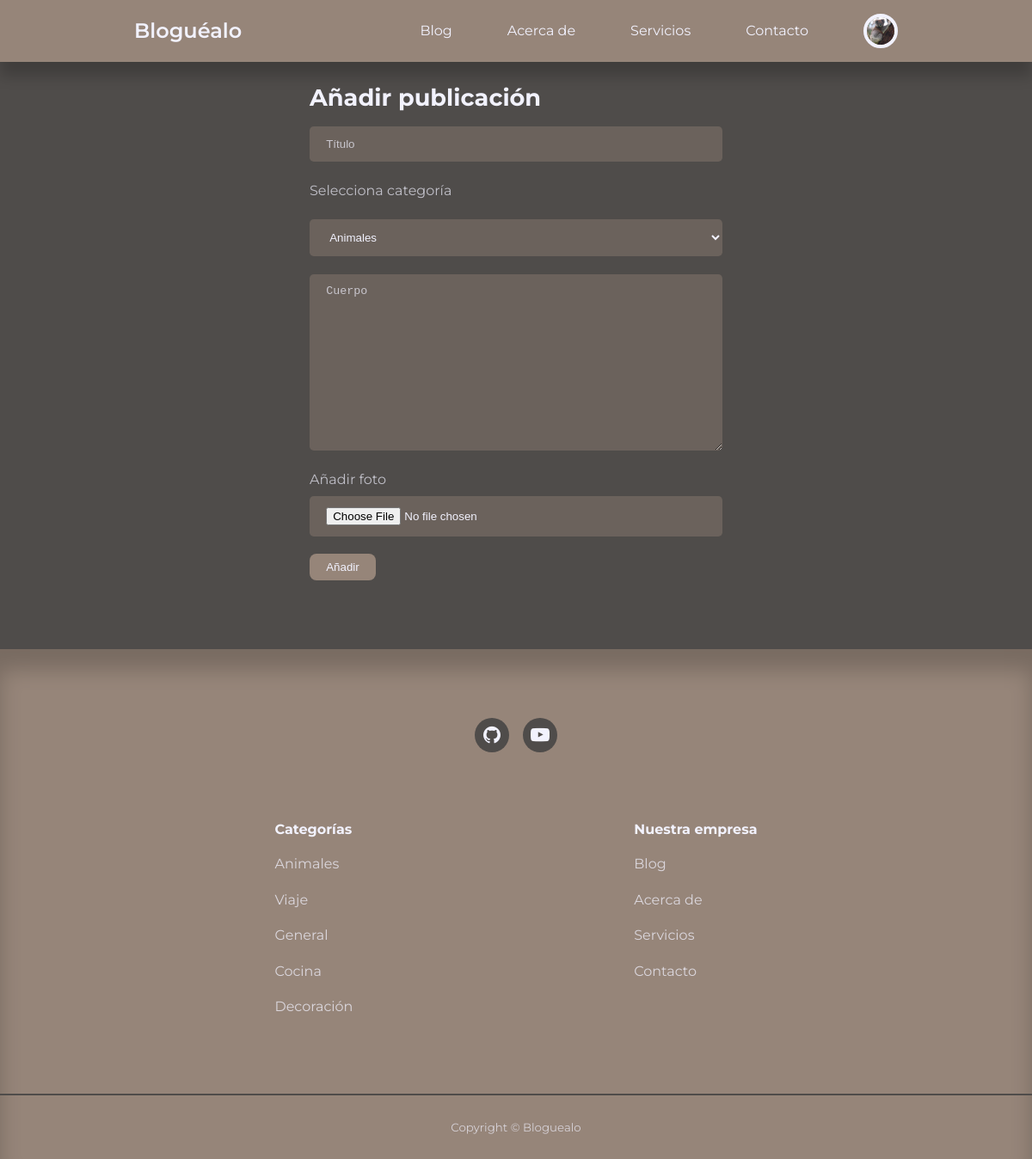
The page /admin/add-post.php (signed in) on the database its author committed.
### tables this page shows
CREATE TABLE `usuarios` (
  `id` int(11) UNSIGNED NOT NULL,
  `nombre` varchar(50) NOT NULL,
  `apellido` varchar(50) NOT NULL,
  `usuario` varchar(50) NOT NULL,
  `email` varchar(100) NOT NULL,
  `pass` varchar(255) NOT NULL,
  `avatar` varchar(255) NOT NULL,
  `admin_check` tinyint(1) NOT NULL
);

CREATE TABLE `categorias` (
  `id` int(11) UNSIGNED NOT NULL,
  `titulo` varchar(50) NOT NULL,
  `descripcion` text NOT NULL
);

### admin/partials/header.php (called while the page is built, shortened)
<?php
require '../partials/header.php';

### admin/add-post.php (the view, shortened to what this page needs)
<?php
include 'partials/header.php';
$titulo = $_SESSION['add-post_datos']['titulo'] ?? null;
$cuerpo = $_SESSION['add-post_datos']['cuerpo'] ?? null;
$gestionarcategorias_fetch_query = "SELECT * FROM categorias ORDER BY titulo";
$gestionarcategorias_fetch_result = mysqli_query($con, $gestionarcategorias_fetch_query);
?>
<section class="form__seccion">
  <div class="contenedor form__seccion-contenedor">
    <h2>Añadir publicación</h2>
    <form class="formulario" action="<?= ROOT_URL ?>admin/add-post-logica.php" enctype="multipart/form-data" method="POST">
      <input type="text" name="titulo" value="<?= $titulo ?>" placeholder="Título" />
      <label for="select">Selecciona categoría</label>
      <select name="categoria">
        <?php while ($categoria = mysqli_fetch_assoc($gestionarcategorias_fetch_result)) : ?>
          <option value="<?= $categoria['id'] ?>"><?= $categoria['titulo'] ?></option>
        <?php endwhile ?>
      </select>
      <textarea name="cuerpo" rows=" 12" placeholder="Cuerpo"><?= $cuerpo ?></textarea>
      <div class="form__subir">
        <label for="thumbnail">Añadir foto</label>
        <input type="file" name="thumbnail" id="thumbnail" accept="image/jpg,image/png,image/jpeg">
      </div>
      <button type="submit" name="submit" class="btn">Añadir</button>
    </form>
  </div>
</section>
<?php
include '../partials/footer.php'
?>

### partials/header.php (shortened to what this page needs)
<?php
require 'config/bd.php';
if (isset($_SESSION['usuario-id'])) {
  $id = filter_var($_SESSION['usuario-id'], FILTER_SANITIZE_NUMBER_INT);
  $avatar_fetch_query = "SELECT avatar from usuarios where id=$id";
  $avatar_fetch_result = mysqli_query($con, $avatar_fetch_query);
  $avatar = mysqli_fetch_assoc($avatar_fetch_result);
}
?>
<!DOCTYPE html>
<html lang="en">
<head>
  <link rel="stylesheet" href="<?= ROOT_URL ?>css/styles.css" />
  <link rel="stylesheet" href="https://unicons.iconscout.com/release/v4.0.8/css/line.css" />
</head>
<body>
  <nav>
    <div class="contenedor nav__contenedor">
      <a href="<?= ROOT_URL ?>" class="nav__logo">Bloguéalo</a>
      <ul class="nav__items">
        <li><a href="<?= ROOT_URL ?>blog.php">Blog</a></li>
        <li><a href="<?= ROOT_URL ?>about.php">Acerca de</a></li>
        <li><a href="<?= ROOT_URL ?>servicios.php">Servicios</a></li>
        <li><a href="<?= ROOT_URL ?>contacto.php">Contacto</a></li>
        <?php if (isset($_SESSION['usuario-id'])) : ?>
          <li class="nav__perfil">
            <div class="avatar">
              <img src="<?= ROOT_URL . 'images/' . $avatar['avatar'] ?>" />
            </div>
          </li>
        <?php else : ?>
          <li><a href="<?= ROOT_URL ?>signin.php">Iniciar sesión</a></li>
        <?php endif ?>
      </ul>
    </div>
  </nav>

### partials/footer.php (shortened to what this page needs)
<footer>
  <div class="footer__redes">
    <a href="https://github.com/davidparellada/Bloguealo" target="_blank"><i class="uil uil-github"></i></a>
    <a href="https://www.youtube.com/watch?v=zZsJ87Euf8M" target="_blank"><i class="uil uil-youtube"></i></a>
  </div>
  <div class="contenedor footer__contenedor">
    <article>
      <h4>Categorías</h4>
      <?php
      $categorias_all_query = "SELECT * FROM categorias";
      $categorias_all_resultado = mysqli_query($con, $categorias_all_query);
      ?>
      <ul>
        <?php while ($categoria_loop = mysqli_fetch_assoc($categorias_all_resultado)) : ?>
          <li><a href="<?= ROOT_URL ?>categoria-posts.php?id=<?= $categoria_loop['id'] ?>"><?= $categoria_loop['titulo'] ?></a></li>
        <?php endwhile ?>
      </ul>
    </article>
    <article>
      <h4>Nuestra empresa</h4>
      <ul>
        <li><a href="<?= ROOT_URL ?>blog.php">Blog</a></li>
        <li><a href="<?= ROOT_URL ?>about.php">Acerca de</a></li>
        <li><a href="<?= ROOT_URL ?>servicios.php">Servicios</a></li>
        <li><a href="<?= ROOT_URL ?>contacto.php">Contacto</a></li>
      </ul>
    </article>
  </div>
  <div class="footer__copyright">
    <small>Copyright &copy; Bloguealo</small>
  </div>
</footer>
</body>
</html>

### css/styles.css (style rules this page uses)
:root { --color-primario: hsl(25, 12%, 53%); --color-primario-light: hsla(25, 12%, 53%, 0.384); --color-primario-alt: hsl(26, 7%, 39%); --color-rojo: hsl(346, 87%, 46%); --color-rojo-light: hsla(346, 87%, 46%, 0.154); --color-verde: #00c476; --color-verde-light: hsla(156, 100%, 38%, 0.158); --color-marron-1: hsl(18, 13%, 40%); --color-marron-2: hsl(17, 18%, 31%); --color-marron-3: hsla(39, 19%, 38%, 0.3); --color-marron-4: hsla(240, 86%, 97%, 0.7); --color-blanco: #f2f2fe; --color-bg: hsl(24, 3%, 30%); --transition: all 300ms ease; --transition-500: all 500ms ease; --contenedor-width-1: 74%; --contenedor-width-2: 88%; --form-width: 40%; --radius-1: 0.3rem; --radius-2: 0.5rem; --radius-3: 0.8rem; --radius-4: 2rem; --radius-5: 5rem; }
* { margin: 0; padding: 0; outline: 0; border: 0; appearance: 0; list-style: none; text-decoration: none; box-sizing: border-box; }
body { font-family: "Montserrat", sans-serif; line-height: 1.6; color: var(--color-marron-4); background: var(--color-bg); overflow-x: hidden; }
.contenedor { width: var(--contenedor-width-1); max-width: 1800px; margin: 0 auto; }
section { margin-top: 3rem; width: 100vw; }
h1, h2, h3, h4, h5 { color: var(--color-blanco); line-height: 1.3; }
h2 { font-size: 1.7rem; margin: 1rem 0; }
h4 { font-size: 1rem; }
a { color: var(--color-blanco); transition: var(--transition); }
img { display: block; object-fit: cover; width: 100%; }
nav { background: var(--color-primario); width: 100vw; height: 4.5rem; position: fixed; top: 0; z-index: 10; box-shadow: 0 1rem 1rem rgba(0, 0, 0, 0.2); }
.nav__contenedor { height: 100%; display: flex; align-items: center; justify-content: space-between; }
.nav__logo { font-weight: 600; font-size: 1.5rem; }
.nav__items { display: flex; align-items: center; gap: 4rem; }
.nav__perfil { position: relative; cursor: pointer; }
.avatar { width: 2.5rem; height: 2.5rem; border-radius: 50%; overflow: hidden; border: 0.3rem solid var(--color-blanco); display: flex; justify-content: center; align-items: center; }
.avatar img { width: 100%; height: 100%; object-fit: cover; }
footer { background: var(--color-primario); padding: 5rem 0 0; box-shadow: inset 0 1.5rem 1.5rem rgba(0, 0, 0, 0.2); }
.footer__redes { margin-inline: auto; width: fit-content; margin-bottom: 5rem; display: flex; justify-content: space-between; align-items: center; gap: 1rem; }
.footer__redes a { background: var(--color-bg); border-radius: 50%; width: 2.5rem; height: 2.5rem; font-size: 1.5rem; display: flex; align-items: center; justify-content: center; }
.footer__contenedor { display: grid; grid-template-columns: repeat(4, 1fr); display: flex; justify-content: space-around; }
footer h4 { color: var(--color-blanco); margin-bottom: 0.5rem; }
footer ul li { padding: 0.5rem 0; }
footer ul a { opacity: 0.75; text-align: left; }
.footer__copyright { text-align: center; padding: 1.5rem 0; border-top: 2px solid var(--color-bg); margin-top: 5rem; }
.btn { display: inline-block; width: fit-content; padding: 0.5rem 1.2rem; border-radius: var(--radius-2); cursor: pointer; background-color: var(--color-primario); transition: var(--transition); color: var(--color-blanco); }
.form__seccion { display: flex; justify-content: center; margin: 5rem 0; }
.form__seccion-contenedor { width: var(--form-width); }
.formulario { display: flex; flex-direction: column; gap: 1.3rem; }
input, textarea, select { padding: 0.8rem 1.2rem; background-color: var(--color-primario-light); border-radius: var(--radius-1); color: var(--color-blanco); }
textarea::placeholder, input::placeholder { color: var(--color-marron-4); }
.form__subir { display: flex; flex-direction: column; gap: 0.4rem; }
select option { background-color: var(--color-marron-4); color: var(--color-marron-2); }

### rows shown on the page
usuarios: avatar (picture)
categorias: titulo "Animales"
categorias: titulo "Viaje"
categorias: titulo "General"
categorias: titulo "Cocina"
categorias: titulo "Decoración"

### other values the page prints
form field categoria "Animales"
